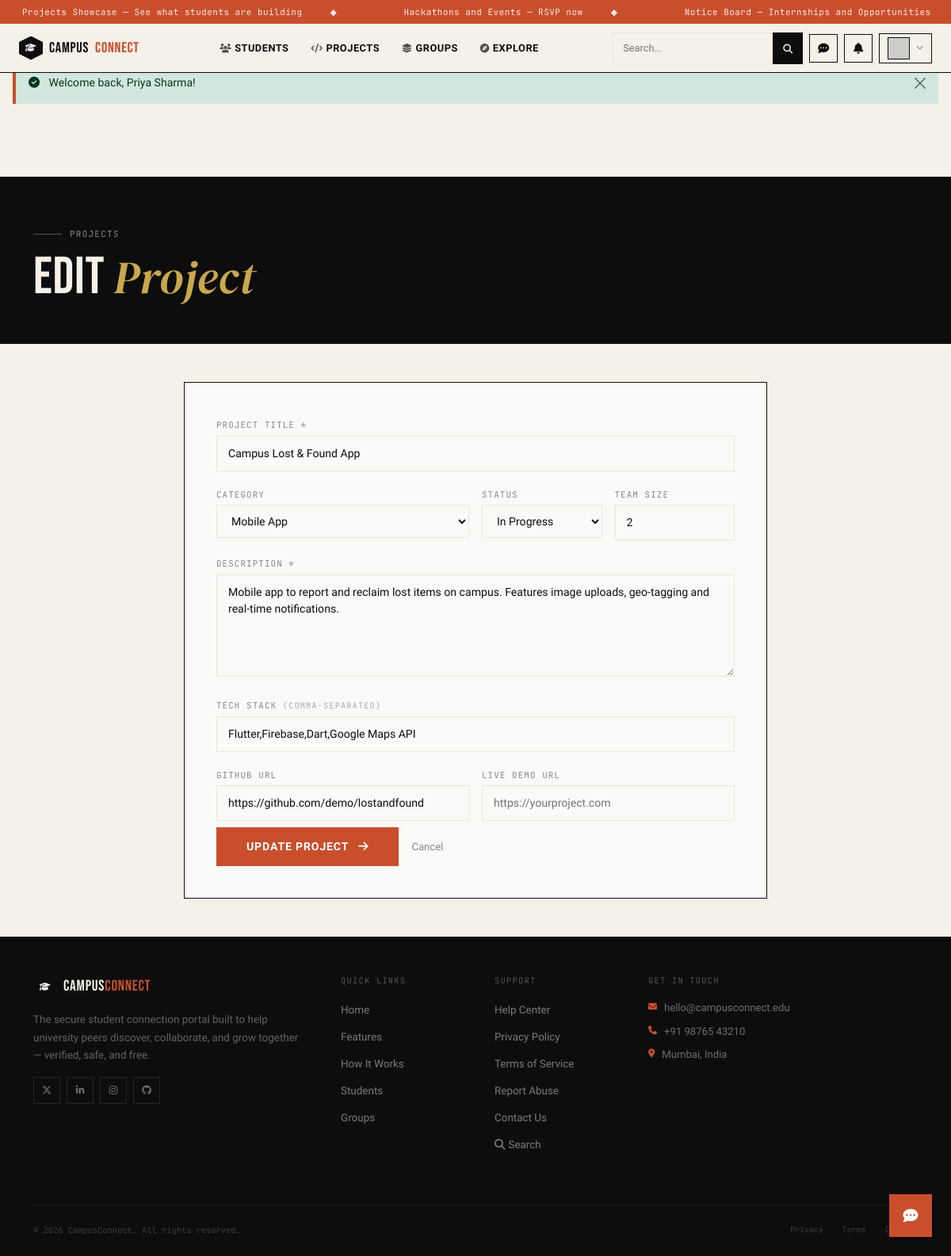
Screenshot of /pages/add_project.php?edit=2 (signed in) with the database file from the repository.
### tables this page shows
CREATE TABLE IF NOT EXISTS projects (
    id            INT AUTO_INCREMENT PRIMARY KEY,
    user_id       INT NOT NULL,
    title         VARCHAR(200)  NOT NULL,
    description   TEXT,
    tech_stack    VARCHAR(300),           
    github_url    VARCHAR(300),
    live_url      VARCHAR(300),
    demo_img      VARCHAR(255)  DEFAULT '',
    category      ENUM('web','mobile','ml','hardware','research','other') DEFAULT 'other',
    status        ENUM('in_progress','completed','looking_for_team') DEFAULT 'in_progress',
    team_size     TINYINT UNSIGNED DEFAULT 1,
    likes         INT UNSIGNED DEFAULT 0,
    views         INT UNSIGNED DEFAULT 0,
    created_at    TIMESTAMP DEFAULT CURRENT_TIMESTAMP,
    updated_at    TIMESTAMP DEFAULT CURRENT_TIMESTAMP ON UPDATE CURRENT_TIMESTAMP,
    FOREIGN KEY (user_id) REFERENCES users(id) ON DELETE CASCADE
);

### includes/config.php (called while the page is built, shortened)
<?php
function e(string $s): string {
    return htmlspecialchars($s, ENT_QUOTES, 'UTF-8');
}

### pages/add_project.php (the view, shortened to what this page needs)
<?php
require_once __DIR__ . '/../includes/config.php';
$db = getDB();
$errors = [];
$vals   = ['title'=>'','description'=>'','tech_stack'=>'','github_url'=>'','live_url'=>'',
           'category'=>'web','status'=>'in_progress','team_size'=>1];
$editId = (int)($_GET['edit'] ?? 0);
$editProj = null;
if ($editId > 0) {
    $st = $db->prepare('SELECT * FROM projects WHERE id=? AND user_id=?');
    $st->execute([$editId, $_SESSION['user_id']]);
    $editProj = $st->fetch();
    if ($editProj) { $vals = array_merge($vals, $editProj); $pageTitle = 'Edit Project'; }
}
include __DIR__ . '/../includes/header.php';
?>
<div style="margin-top:92px;background:var(--paper);min-height:100vh;">
  <div style="background:var(--ink);padding:56px 0 44px;">
    <div class="container">
      <div class="cc-section-label white-lbl reveal">Projects</div>
      <h1 class="cc-heading on-dark reveal d1"><?= $editProj ? 'Edit' : 'Post a' ?> <em>Project</em></h1>
    </div>
  </div>
  <div class="container py-5">
    <div class="row justify-content-center">
      <div class="col-lg-8">
        <div style="border:1.5px solid var(--ink);background:var(--white);padding:40px;" class="reveal">
          <form method="POST" novalidate>
            <div class="row g-3">
              <div class="col-12">
                <label class="cc-form-label">Project Title *</label>
                <input type="text" name="title" value="<?= e($vals['title']) ?>"
                       class="cc-form-input <?= isset($errors['title'])?'is-invalid':'' ?>"
                       placeholder="e.g. Campus Lost & Found App">
              </div>
              <div class="col-md-6">
                <label class="cc-form-label">Category</label>
                <select name="category" class="cc-form-input">
                  <?php foreach (['web'=>'Web App','mobile'=>'Mobile App','ml'=>'AI / ML','hardware'=>'Hardware','research'=>'Research','other'=>'Other'] as $k=>$v): ?>
                  <option value="<?= $k ?>" <?= $vals['category']===$k?'selected':'' ?>><?= $v ?></option>
                  <?php endforeach; ?>
                </select>
              </div>
              <div class="col-md-3">
                <label class="cc-form-label">Status</label>
                <select name="status" class="cc-form-input">
                  <option value="in_progress"      <?= $vals['status']==='in_progress'?'selected':'' ?>>In Progress</option>
                </select>
              </div>
              <div class="col-md-3">
                <label class="cc-form-label">Team Size</label>
                <input type="number" name="team_size" value="<?= (int)$vals['team_size'] ?>"
                       min="1" max="20" class="cc-form-input">
              </div>
              <div class="col-12">
                <label class="cc-form-label">Description *</label>
                <textarea name="description" rows="5" class="cc-form-input <?= isset($errors['description'])?'is-invalid':'' ?>"
                          style="resize:vertical;" placeholder="Describe what your project does, the problem it solves, and what you learned..."><?= e($vals['description']) ?></textarea>
              </div>
              <div class="col-12">
                <label class="cc-form-label">Tech Stack <span style="color:#aaa;font-size:.65rem;">(comma-separated)</span></label>
                <input type="text" name="tech_stack" value="<?= e($vals['tech_stack']) ?>"
                       class="cc-form-input" placeholder="e.g. React, Node.js, MongoDB, Python">
              </div>
              <div class="col-md-6">
                <label class="cc-form-label">GitHub URL</label>
                <input type="url" name="github_url" value="<?= e($vals['github_url']) ?>"
                       class="cc-form-input" placeholder="https://github.com/username/repo">
              </div>
              <div class="col-md-6">
                <label class="cc-form-label">Live Demo URL</label>
                <input type="url" name="live_url" value="<?= e($vals['live_url']) ?>"
                       class="cc-form-input" placeholder="https://yourproject.com">
              </div>
              <div class="col-12 d-flex gap-3 mt-2">
                <button type="submit" class="cc-form-submit" style="width:auto;padding:12px 36px;">
                  <?= $editProj?'Update Project':'Post Project' ?> <i class="fas fa-arrow-right ms-2"></i>
                </button>
                <a href="projects.php" style="font-size:.82rem;color:#888;display:flex;align-items:center;">Cancel</a>
              </div>
            </div>
          </form>
        </div>
      </div>
    </div>
  </div>
</div>
<?php include __DIR__ . '/../includes/footer.php'; ?>

### assets/css/style.css (style rules this page uses)
:root { --ink: #0d0d0d; --paper: #f5f0e8; --cream: #ede8d8; --rust: #c94f2c; --rust-light: #e8694a; --moss: #2d4a3e; --gold: #c9a84c; --sky: #1a3a5c; --white: #fafaf8; --font-display:'Bebas Neue', sans-serif; --font-serif: 'DM Serif Display', serif; --font-body: 'Bricolage Grotesque', sans-serif; --font-mono: 'JetBrains Mono', monospace; --ease-out: cubic-bezier(0.16, 1, 0.3, 1); --ease-bounce: cubic-bezier(0.34, 1.56, 0.64, 1); }
*, *::before, *::after { box-sizing: border-box; }
html { scroll-behavior: smooth; }
body { font-family: var(--font-body); background: var(--paper); color: var(--ink); overflow-x: hidden; }
a { text-decoration: none; }
.cc-section-label { display: inline-flex; align-items: center; gap: 10px; font-family: var(--font-mono); font-size: .68rem; letter-spacing: .12em; text-transform: uppercase; color: var(--rust); margin-bottom: 16px; }
.cc-section-label::before { content: ''; width: 36px; height: 1px; background: var(--rust); }
.cc-section-label.white-lbl { color: rgba(255,255,255,.5); }
.cc-section-label.white-lbl::before { background: rgba(255,255,255,.3); }
.cc-heading { font-family: var(--font-display); font-size: clamp(44px, 5.5vw, 72px); line-height: .95; letter-spacing: .01em; color: var(--ink); }
.cc-heading em { font-family: var(--font-serif); font-style: italic; color: var(--rust); font-size: .88em; }
.cc-heading.on-dark { color: var(--paper); }
.cc-heading.on-dark em { color: var(--gold); }
.reveal { opacity: 0; transform: translateY(28px); transition: opacity .8s var(--ease-out), transform .8s var(--ease-out); }
.reveal.visible { opacity: 1; transform: none; }
.d1 { transition-delay: .1s; }
.cc-form-label { font-family: var(--font-mono); font-size: .68rem; letter-spacing: .1em; text-transform: uppercase; color: #888; margin-bottom: 5px; }
.cc-form-input { width: 100%; padding: 11px 14px; background: var(--white); border: 1.5px solid var(--cream); font-family: var(--font-body); font-size: .88rem; color: var(--ink); outline: none; transition: border-color .2s; border-radius: 0; }
.cc-form-submit { width: 100%; padding: 13px; background: var(--rust); border: 2px solid var(--rust); color: #fff; font-family: var(--font-body); font-size: .88rem; font-weight: 700; text-transform: uppercase; letter-spacing: .06em; cursor: pointer; transition: all .2s; }

### rows the page displays
projects: title "Campus Lost & Found App", category "Mobile App", status "In Progress", team_size "2", description "Mobile app to report and reclaim lost items on campus. Features image uploads, geo-tagging and real-time notifications.", tech_stack "Flutter,Firebase,Dart,Google Maps API", github_url "https://github.com/demo/lostandfound"

### other values shown
$t "Projects Showcase — See what students are building"
$t "Hackathons and Events — RSVP now"
$t "Notice Board — Internships and Opportunities"
$flash['msg'] "Welcome back, Priya Sharma!"
